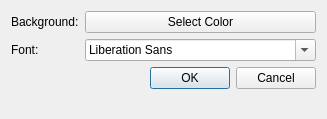
<?xml version="1.0" encoding="UTF-8"?>
<ui version="4.0">
 <class>ViewerControls</class>
 <widget class="QDialog" name="ViewerControls">
  <property name="geometry">
   <rect>
    <x>0</x>
    <y>0</y>
    <width>272</width>
    <height>119</height>
   </rect>
  </property>
  <property name="windowTitle">
   <string>Dialog</string>
  </property>
  <layout class="QFormLayout" name="formLayout">
   <item row="0" column="0">
    <widget class="QLabel" name="label">
     <property name="text">
      <string>Background:</string>
     </property>
    </widget>
   </item>
   <item row="0" column="1">
    <widget class="QPushButton" name="colorButton">
     <property name="text">
      <string>Select Color</string>
     </property>
    </widget>
   </item>
   <item row="1" column="0">
    <widget class="QLabel" name="label_2">
     <property name="text">
      <string>Font:</string>
     </property>
    </widget>
   </item>
   <item row="1" column="1">
    <widget class="QFontComboBox" name="fontSelection">
     <property name="fontFilters">
      <set>QFontComboBox::MonospacedFonts|QFontComboBox::ProportionalFonts</set>
     </property>
    </widget>
   </item>
   <item row="2" column="0" colspan="2">
    <widget class="QDialogButtonBox" name="buttonBox">
     <property name="orientation">
      <enum>Qt::Horizontal</enum>
     </property>
     <property name="standardButtons">
      <set>QDialogButtonBox::Cancel|QDialogButtonBox::Ok</set>
     </property>
    </widget>
   </item>
  </layout>
 </widget>
 <resources/>
 <connections>
  <connection>
   <sender>buttonBox</sender>
   <signal>accepted()</signal>
   <receiver>ViewerControls</receiver>
   <slot>accept()</slot>
   <hints>
    <hint type="sourcelabel">
     <x>248</x>
     <y>254</y>
    </hint>
    <hint type="destinationlabel">
     <x>157</x>
     <y>274</y>
    </hint>
   </hints>
  </connection>
  <connection>
   <sender>buttonBox</sender>
   <signal>rejected()</signal>
   <receiver>ViewerControls</receiver>
   <slot>reject()</slot>
   <hints>
    <hint type="sourcelabel">
     <x>316</x>
     <y>260</y>
    </hint>
    <hint type="destinationlabel">
     <x>286</x>
     <y>274</y>
    </hint>
   </hints>
  </connection>
 </connections>
</ui>
